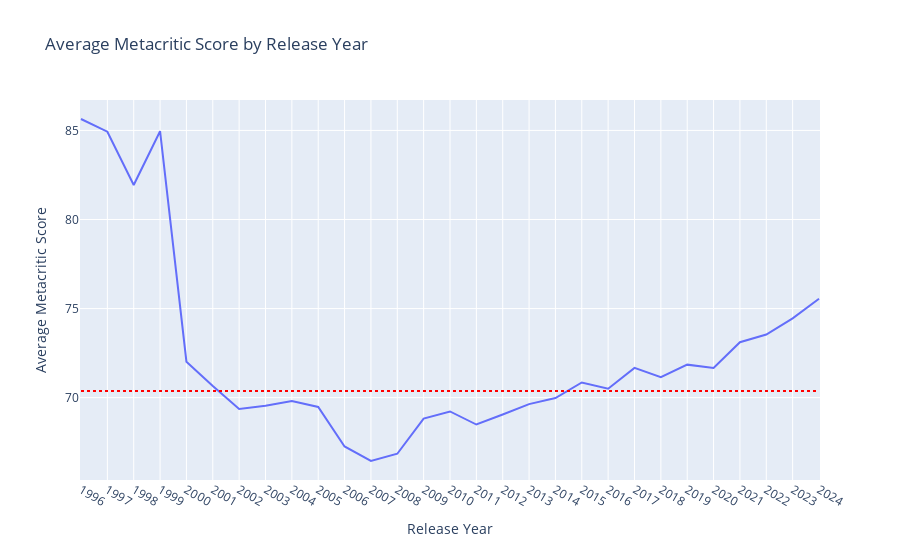

The notebook cell saved with this chart:
### Code cell
df_avg_score = df.groupby('release_year', as_index=False)['meta_critic_score'].mean()

mean_value = 70.368769

figAvgLine = px.line(df_avg_score, x='release_year', y='meta_critic_score', title='Average Metacritic Score by Release Year')

figAvgLine.add_shape(
    type="line",
    x0=df_avg_score['release_year'].min(),
    x1=df_avg_score['release_year'].max(),
    y0=mean_value,
    y1=mean_value,
    line=dict(color="red", width=2, dash="dot")
)

figAvgLine.update_layout(
    xaxis_title='Release Year',
    yaxis_title='Average Metacritic Score',
    xaxis=dict(tickmode='linear', dtick=1)
)

figAvgLine.show()

### Figure 1 — Plotly figure (JSON) as saved in the notebook; plotly's stock layout.template omitted (floating-point values rounded to 4 significant figures)
{"data": [{"hovertemplate": "release_year=%{x}<br>meta_critic_score=%{y}<extra></extra>", "legendgroup": "", "line": {"color": "#636efa", "dash": "solid"}, "marker": {"symbol": "circle"}, "mode": "lines", "name": "", "orientation": "v", "showlegend": false, "type": "scatter", "x": [1996, 1997, 1998, 1999, 2000, 2001, 2002, 2003, 2004, 2005, 2006, 2007, 2008, 2009, 2010, 2011, 2012, 2013, 2014, 2015, 2016, 2017, 2018, 2019, 2020, 2021, 2022, 2023, 2024], "xaxis": "x", "y": [85.64, 84.93, 81.94, 84.96, 72.02, 70.66, 69.37, 69.54, 69.81, 69.48, 67.26, 66.44, 66.85, 68.82, 69.22, 68.49, 69.05, 69.64, 69.98, 70.85, 70.5, 71.67, 71.15, 71.85, 71.67, 73.11, 73.54, 74.45, 75.55], "yaxis": "y"}], "layout": {"autosize": true, "legend": {"tracegroupgap": 0}, "shapes": [{"line": {"color": "red", "dash": "dot", "width": 2}, "type": "line", "x0": 1996, "x1": 2024, "y0": 70.37, "y1": 70.37}], "title": {"text": "Average Metacritic Score by Release Year"}, "xaxis": {"anchor": "y", "autorange": true, "domain": [0, 1], "dtick": 1, "range": [1996.0, 2024.0], "tickmode": "linear", "title": {"text": "Release Year"}, "type": "linear"}, "yaxis": {"anchor": "x", "autorange": true, "domain": [0, 1], "range": [65.38, 86.71], "title": {"text": "Average Metacritic Score"}, "type": "linear"}}}
